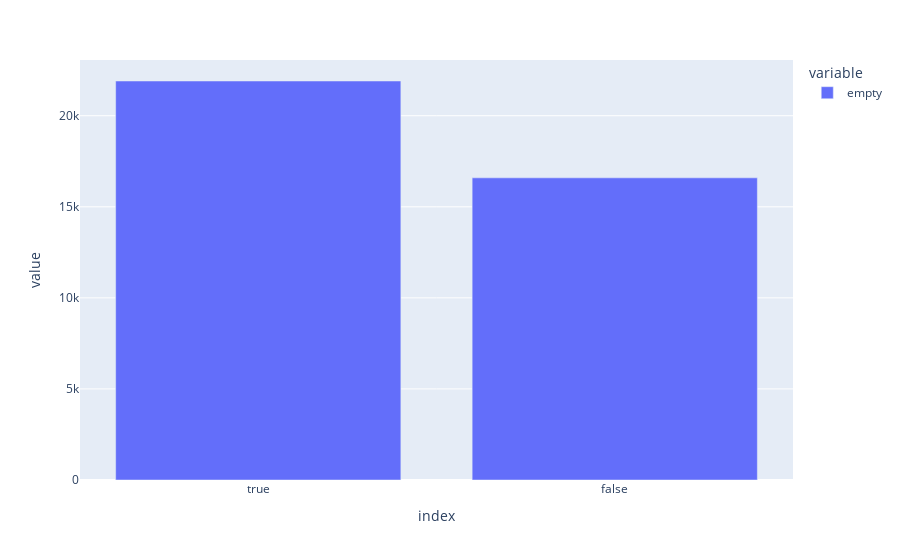

The cell this chart's notebook holds for it:
### Markdown cell above
## Class Distribution

### Code cell
df['empty'].value_counts().plot.bar()

### Figure 1 — Plotly figure (JSON) as saved in the notebook; plotly's stock layout.template omitted (floating-point values rounded to 4 significant figures)
{"data": [{"alignmentgroup": "True", "hovertemplate": "variable=empty<br>index=%{x}<br>value=%{y}<extra></extra>", "legendgroup": "empty", "marker": {"color": "#636efa", "pattern": {"shape": ""}}, "name": "empty", "offsetgroup": "empty", "orientation": "v", "showlegend": true, "textposition": "auto", "type": "bar", "x": [true, false], "xaxis": "x", "y": [21906, 16590], "yaxis": "y"}], "layout": {"barmode": "relative", "legend": {"title": {"text": "variable"}, "tracegroupgap": 0}, "margin": {"t": 60}, "xaxis": {"anchor": "y", "domain": [0, 1], "title": {"text": "index"}}, "yaxis": {"anchor": "x", "domain": [0, 1], "title": {"text": "value"}}}}
